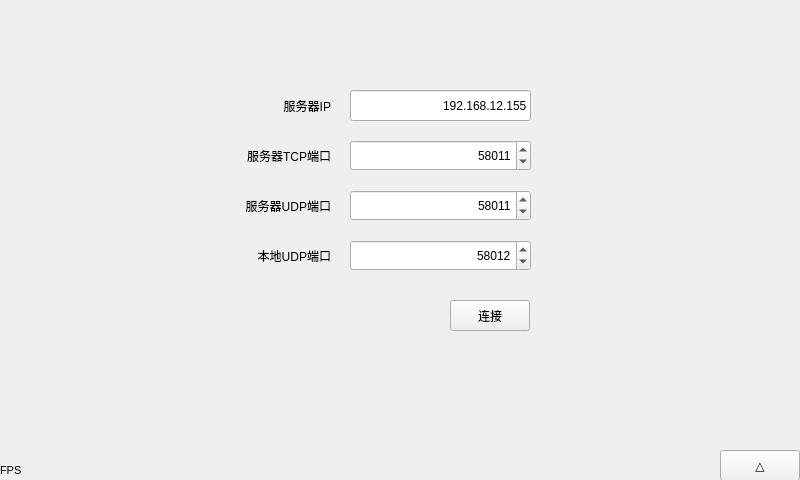
<?xml version="1.0" encoding="UTF-8"?>
<ui version="4.0">
 <class>RemoteClientWindow</class>
 <widget class="QMainWindow" name="RemoteClientWindow">
  <property name="geometry">
   <rect>
    <x>0</x>
    <y>0</y>
    <width>800</width>
    <height>480</height>
   </rect>
  </property>
  <property name="windowTitle">
   <string>RemoteClientWindow</string>
  </property>
  <widget class="QWidget" name="centralWidget">
   <widget class="QLabel" name="label">
    <property name="geometry">
     <rect>
      <x>200</x>
      <y>90</y>
      <width>131</width>
      <height>31</height>
     </rect>
    </property>
    <property name="text">
     <string>服务器IP</string>
    </property>
    <property name="alignment">
     <set>Qt::AlignRight|Qt::AlignTrailing|Qt::AlignVCenter</set>
    </property>
   </widget>
   <widget class="QLineEdit" name="serverIpLe">
    <property name="geometry">
     <rect>
      <x>350</x>
      <y>90</y>
      <width>181</width>
      <height>31</height>
     </rect>
    </property>
    <property name="text">
     <string>192.168.12.155</string>
    </property>
    <property name="alignment">
     <set>Qt::AlignRight|Qt::AlignTrailing|Qt::AlignVCenter</set>
    </property>
   </widget>
   <widget class="QLabel" name="label_2">
    <property name="geometry">
     <rect>
      <x>160</x>
      <y>140</y>
      <width>171</width>
      <height>31</height>
     </rect>
    </property>
    <property name="text">
     <string>服务器TCP端口</string>
    </property>
    <property name="alignment">
     <set>Qt::AlignRight|Qt::AlignTrailing|Qt::AlignVCenter</set>
    </property>
   </widget>
   <widget class="QPushButton" name="connectBt">
    <property name="geometry">
     <rect>
      <x>450</x>
      <y>300</y>
      <width>80</width>
      <height>31</height>
     </rect>
    </property>
    <property name="text">
     <string>连接</string>
    </property>
   </widget>
   <widget class="QLabel" name="showLb">
    <property name="geometry">
     <rect>
      <x>0</x>
      <y>0</y>
      <width>800</width>
      <height>450</height>
     </rect>
    </property>
    <property name="text">
     <string/>
    </property>
   </widget>
   <widget class="QLabel" name="label_3">
    <property name="geometry">
     <rect>
      <x>160</x>
      <y>240</y>
      <width>171</width>
      <height>31</height>
     </rect>
    </property>
    <property name="text">
     <string>本地UDP端口</string>
    </property>
    <property name="alignment">
     <set>Qt::AlignRight|Qt::AlignTrailing|Qt::AlignVCenter</set>
    </property>
   </widget>
   <widget class="QSpinBox" name="tcpServerPortSb">
    <property name="geometry">
     <rect>
      <x>350</x>
      <y>140</y>
      <width>181</width>
      <height>31</height>
     </rect>
    </property>
    <property name="alignment">
     <set>Qt::AlignRight|Qt::AlignTrailing|Qt::AlignVCenter</set>
    </property>
    <property name="maximum">
     <number>99999</number>
    </property>
    <property name="value">
     <number>58011</number>
    </property>
   </widget>
   <widget class="QSpinBox" name="udpLocalPortSb">
    <property name="geometry">
     <rect>
      <x>350</x>
      <y>240</y>
      <width>181</width>
      <height>31</height>
     </rect>
    </property>
    <property name="alignment">
     <set>Qt::AlignRight|Qt::AlignTrailing|Qt::AlignVCenter</set>
    </property>
    <property name="maximum">
     <number>99999</number>
    </property>
    <property name="value">
     <number>58012</number>
    </property>
   </widget>
   <widget class="QLabel" name="label_4">
    <property name="geometry">
     <rect>
      <x>160</x>
      <y>190</y>
      <width>171</width>
      <height>31</height>
     </rect>
    </property>
    <property name="text">
     <string>服务器UDP端口</string>
    </property>
    <property name="alignment">
     <set>Qt::AlignRight|Qt::AlignTrailing|Qt::AlignVCenter</set>
    </property>
   </widget>
   <widget class="QSpinBox" name="udpServerPortSb">
    <property name="geometry">
     <rect>
      <x>350</x>
      <y>190</y>
      <width>181</width>
      <height>31</height>
     </rect>
    </property>
    <property name="alignment">
     <set>Qt::AlignRight|Qt::AlignTrailing|Qt::AlignVCenter</set>
    </property>
    <property name="maximum">
     <number>99999</number>
    </property>
    <property name="value">
     <number>58011</number>
    </property>
   </widget>
   <widget class="QLabel" name="fpsLb">
    <property name="geometry">
     <rect>
      <x>0</x>
      <y>460</y>
      <width>51</width>
      <height>20</height>
     </rect>
    </property>
    <property name="font">
     <font>
      <pointsize>8</pointsize>
     </font>
    </property>
    <property name="text">
     <string>FPS</string>
    </property>
    <property name="alignment">
     <set>Qt::AlignLeading|Qt::AlignLeft|Qt::AlignVCenter</set>
    </property>
   </widget>
   <widget class="QPushButton" name="inputBt">
    <property name="geometry">
     <rect>
      <x>720</x>
      <y>450</y>
      <width>80</width>
      <height>31</height>
     </rect>
    </property>
    <property name="text">
     <string>△</string>
    </property>
   </widget>
   <zorder>showLb</zorder>
   <zorder>label</zorder>
   <zorder>serverIpLe</zorder>
   <zorder>label_2</zorder>
   <zorder>connectBt</zorder>
   <zorder>label_3</zorder>
   <zorder>tcpServerPortSb</zorder>
   <zorder>udpLocalPortSb</zorder>
   <zorder>label_4</zorder>
   <zorder>udpServerPortSb</zorder>
   <zorder>fpsLb</zorder>
   <zorder>inputBt</zorder>
  </widget>
 </widget>
 <layoutdefault spacing="6" margin="11"/>
 <resources/>
 <connections/>
</ui>
